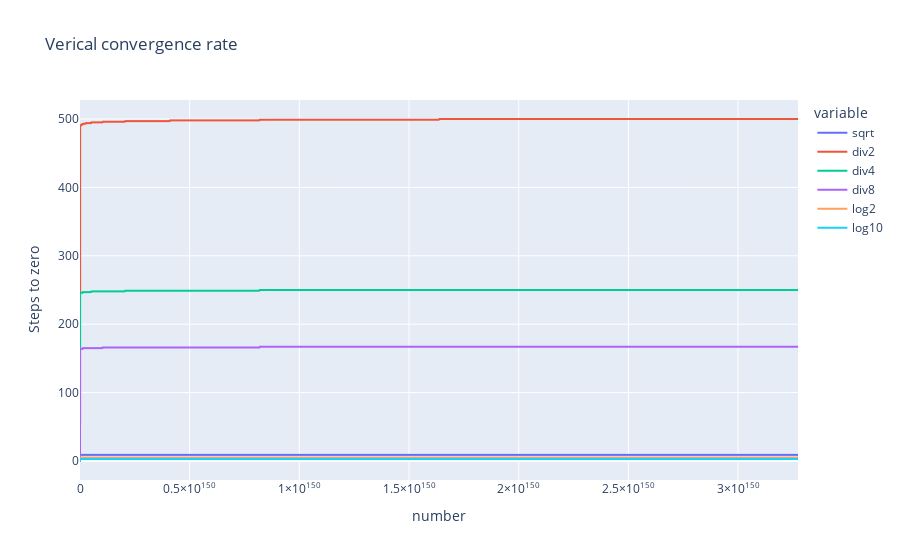

Here is the notebook cell this chart was saved with:
### Code cell
df_vertical = pd.DataFrame(data=data_vertical, columns=columns)
fig = px.line(df_vertical, x="number", y=columns[1:], labels={"index": "Number", "value": "Steps to zero"}, title="Verical convergence rate")
fig.show()

### Figure 1 — Plotly figure (JSON) as saved in the notebook; plotly's stock layout.template omitted (floating-point values rounded to 4 significant figures; data arrays with more than 128 entries replaced by an {"elided": "..."} marker saying what was removed)
{"data": [{"hovertemplate": "variable=sqrt<br>number=%{x}<br>Steps to zero=%{y}<extra></extra>", "legendgroup": "sqrt", "line": {"color": "#636efa", "dash": "solid"}, "marker": {"symbol": "circle"}, "mode": "lines", "name": "sqrt", "showlegend": true, "type": "scattergl", "x": {"elided": "4001 float values"}, "xaxis": "x", "y": {"elided": "4001 int values"}, "yaxis": "y"}, {"hovertemplate": "variable=div2<br>number=%{x}<br>Steps to zero=%{y}<extra></extra>", "legendgroup": "div2", "line": {"color": "#EF553B", "dash": "solid"}, "marker": {"symbol": "circle"}, "mode": "lines", "name": "div2", "showlegend": true, "type": "scattergl", "x": {"elided": "4001 float values"}, "xaxis": "x", "y": {"elided": "4001 int values"}, "yaxis": "y"}, {"hovertemplate": "variable=div4<br>number=%{x}<br>Steps to zero=%{y}<extra></extra>", "legendgroup": "div4", "line": {"color": "#00cc96", "dash": "solid"}, "marker": {"symbol": "circle"}, "mode": "lines", "name": "div4", "showlegend": true, "type": "scattergl", "x": {"elided": "4001 float values"}, "xaxis": "x", "y": {"elided": "4001 int values"}, "yaxis": "y"}, {"hovertemplate": "variable=div8<br>number=%{x}<br>Steps to zero=%{y}<extra></extra>", "legendgroup": "div8", "line": {"color": "#ab63fa", "dash": "solid"}, "marker": {"symbol": "circle"}, "mode": "lines", "name": "div8", "showlegend": true, "type": "scattergl", "x": {"elided": "4001 float values"}, "xaxis": "x", "y": {"elided": "4001 int values"}, "yaxis": "y"}, {"hovertemplate": "variable=log2<br>number=%{x}<br>Steps to zero=%{y}<extra></extra>", "legendgroup": "log2", "line": {"color": "#FFA15A", "dash": "solid"}, "marker": {"symbol": "circle"}, "mode": "lines", "name": "log2", "showlegend": true, "type": "scattergl", "x": {"elided": "4001 float values"}, "xaxis": "x", "y": {"elided": "4001 int values"}, "yaxis": "y"}, {"hovertemplate": "variable=log10<br>number=%{x}<br>Steps to zero=%{y}<extra></extra>", "legendgroup": "log10", "line": {"color": "#19d3f3", "dash": "solid"}, "marker": {"symbol": "circle"}, "mode": "lines", "name": "log10", "showlegend": true, "type": "scattergl", "x": {"elided": "4001 float values"}, "xaxis": "x", "y": {"elided": "4001 int values"}, "yaxis": "y"}], "layout": {"legend": {"title": {"text": "variable"}, "tracegroupgap": 0}, "title": {"text": "Verical convergence rate"}, "xaxis": {"anchor": "y", "domain": [0, 1], "title": {"text": "number"}}, "yaxis": {"anchor": "x", "domain": [0, 1], "title": {"text": "Steps to zero"}}}}
